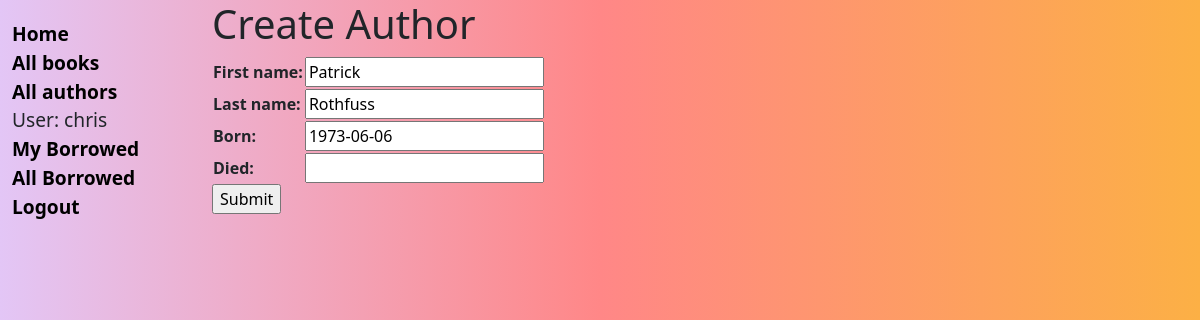
Screenshot of /catalog/author/1/update/ (signed in) with the database file from the repository.
### catalog/models.py (models this page shows, shortened)
class Author(models.Model):
    first_name = models.CharField(max_length=100)
    last_name = models.CharField(max_length=100)
    date_of_birth = models.DateField("Born", null=True, blank=True)
    date_of_death = models.DateField("Died", null=True, blank=True)
    class Meta:
        ordering = ["last_name", "first_name"]

### catalog/views.py (the view)
# urls.py: path("author/<int:pk>/update/", views.AuthorUpdate.as_view(), name="author_update"),
class AuthorUpdate(UpdateView, LoginRequiredMixin, PermissionRequiredMixin):
    permission_required = "catalog.author_update"
    model = Author
    fields = (
        "__all__"  # Not recommended (potential security issue if more fields added)
    )

### catalog/templates/catalog/author_form.html (shortened to what this page needs)
{% extends "base_generic.html" %}
{% block content %}
<h1>Create Author</h1>
{% if not perms.catalog.author_create or not perms.catalog.author_update%}
<p>You do not have permission to create or update authors.</p>
{% else %}
<form action="" method="post">
    <table>
        {{ form.as_table }}
    </table>
    <input type="submit" value="Submit" />
</form>
{% endif %}
{% endblock %}

### catalog/templates/base_generic.html (shortened to what this page needs)
<!DOCTYPE html>
<html lang="en">
<head>
	<link href="https://cdn.jsdelivr.net/npm/bootstrap@5.1.3/dist/css/bootstrap.min.css" rel="stylesheet"
 />
	{% load static %}
	<link rel="stylesheet" href="{% static 'css/styles.css' %}" />
</head>
<body>
	<div class="container-fluid">
		<div class="row">
			<div class="col-sm-2">
				{% block sidebar %}
				<ul class="sidebar-nav">
					<li><a href="{% url 'catalog:index' %}">Home</a></li>
					<li><a href="{% url 'catalog:books' %}">All books</a></li>
					<li>
						<a href="{% url 'catalog:authors' %}">All authors</a>
					</li>
					{% if user.is_authenticated %}
					<li>User: {{ user.get_username }}</li>
					<li><a href="{% url 'catalog:my-borrowed' %}">My Borrowed</a></li>
					<li><a href="{% url 'catalog:all-borrowed' %}">All Borrowed</a></li>
					<li><a href="{% url 'logout' %}?next={{ request.path }}">Logout</a></li>
					{% else %}
					<li><a href="{% url 'login' %}?next={{ request.path }}">Login</a></li>
					{% endif %}
				</ul>
				{% endblock %}
			</div>
			<div class="col-sm-10">{% block content %}{% endblock %}</div>
		</div>
	</div>
</body>
</html>

### catalog/static/css/styles.css (style rules this page uses)
.sidebar-nav { margin-top: 20px; padding: 0; list-style: none; font-size: 1.2em; }
.sidebar-nav a { text-decoration: none; color: #000; font-weight: bold; }
body { background: linear-gradient( 90deg, rgba(227, 198, 246, 1) 0%, rgba(255, 135, 135, 1) 50%, rgba(252, 176, 69, 1) 100% ); }

### rows the page displays
Author: first_name "Patrick", last_name "Rothfuss", date_of_birth "1973-06-06"

### other values shown
{{ user.get_username }} "chris"
